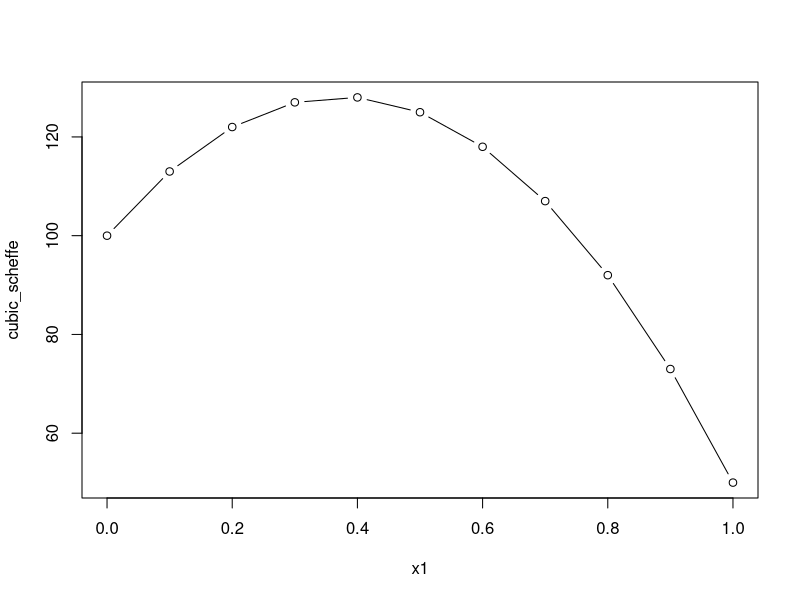

Generate this figure with R:
## parametric model - cubic Scheffe example
#set up parameter values
b1<-50
b2<-100
b12<- 200
d12<- 0
# set up design points
x1<-seq(0,1,0.1)
x2<-1-x1
#set up model
cubic_scheffe <- b1*x1+b2*x2+b12*x1*x2+d12*x1*x2*(x1-x2)

plot(x1,cubic_scheffe,type='b')
